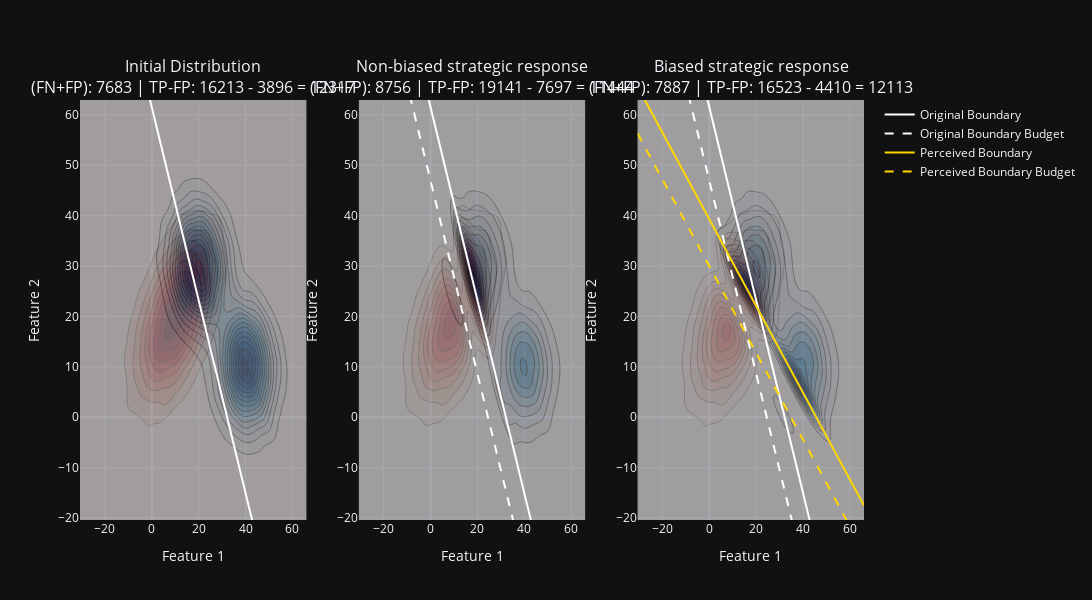

Notebook cell for this chart:
### Code cell
# -----------------------------------------------------------------------------------------------
# Alternate plots:

# plot_for(X_0, X_1, a, b, t, B, mode='NB')
# plot_dist(X_0, X_1, a, b, t, B, mode='NB')

# plot_for(X_0, X_1, a, b, t, B, mode='B', gamma=0.3)
# plot_dist(X_0, X_1, a, b, t, B, mode='B', gamma=0.3)

# plot_dist_plotly(X_0, X_1, a, b, t, B, mode='NB')
# plot_dist_plotly(X_0, X_1, a, b, t, B, mode='B', gamma=0.3)
# -----------------------------------------------------------------------------------------------

# Set up the feature space
np.random.seed(42)
n_samples = 20000


# Generate samples for classe 0
mean_0 = [1, 2]
cov_0 = [[1, 0.5], [0.5, 1]]
X_0 = np.random.multivariate_normal(mean_0, cov_0, n_samples)/0.1

# # Generate samples for class 0 - TWO DISTRIBUTIONS
# mean_0a = [4, 1]
# cov_0a = [[0.5, 0], [0, 0.5]]

# mean_0b = [1, 2]
# cov_0b = [[0.5, 0], [0, 0.5]]

# X_0a = np.random.multivariate_normal(mean_0a, cov_0a, n_samples // 2)/0.1
# X_0b = np.random.multivariate_normal(mean_0b, cov_0b, n_samples // 2)/0.1
# X_0 = np.vstack((X_0a, X_0b))

# # Generate samples for class 1 - SINGLE DISTRIBUTION
# mean_1 = [4, 4]
# cov_1 = [[1, 0], [0, 0.5]]
# X_1 = np.random.multivariate_normal(mean_1, cov_1, n_samples)/0.1

# Generate samples for class 1 - TWO DISTRIBUTIONS
mean_1a = [4, 1]
cov_1a = [[0.5, 0], [0, 0.5]]

mean_1b = [2, 3]
cov_1b = [[0.5, 0], [0, 0.5]]

X_1a = np.random.multivariate_normal(mean_1a, cov_1a, n_samples // 2)/0.1
X_1b = np.random.multivariate_normal(mean_1b, cov_1b, n_samples // 2)/0.1
X_1 = np.vstack((X_1a, X_1b))


# Find the best decision boundary using LR
X = np.concatenate([X_0, X_1])
y = np.concatenate([np.zeros(n_samples), np.ones(n_samples)])

beta, intercept, obj = logistic_regression_with_sum_constraint(pd.DataFrame(X), pd.Series(y))

print(f'Coefficients: {beta}')

a, b = beta
t = -intercept


B = 5  # Width of the region


plot_dist_all(X_0, X_1, a, b, t, B, gamma=0.3)
